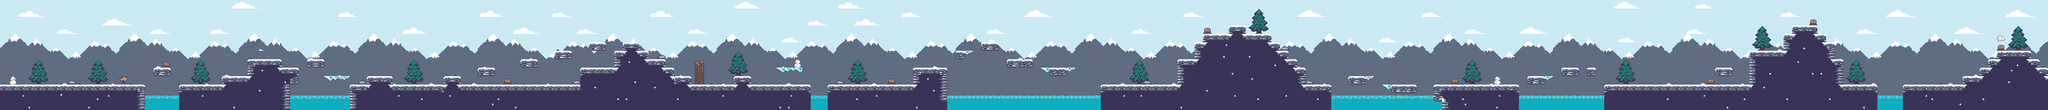

A 2D game scene composited from a Tiled map and its tileset images. What follows is a short description and the map's XML, with each tile layer's data collapsed to a summary:
An orthogonal 240x13 tile map with 16x16 px tiles, 6 tile layers (Background, Clouds, Mountains, Trees, ...), 10 tilesets and 89 objects.

<map version="1.10" tiledversion="1.10.2" orientation="orthogonal" renderorder="right-down" width="240" height="13" tilewidth="16" tileheight="16" infinite="0" nextlayerid="17" nextobjectid="275">
 <tileset firstgid="1" source="clouds.tsx" />
 <tileset firstgid="129" source="mountains.tsx" />
 <tileset firstgid="227" source="tileset_snow.tsx" />
 <tileset firstgid="293" source="CAE8F3_800x.tsx" />
 <tileset firstgid="548" source="water_a_8frames.tsx" />
 <tileset firstgid="580" source="tree_b.tsx" />
 <tileset firstgid="592" source="Decos.tsx" />
 <tileset firstgid="604" source="Items.tsx" />
 <tileset firstgid="609" name="clouds" tilewidth="16" tileheight="16" tilecount="12" columns="4">
  <image source="Rocky Roads/Deco/clouds.png" width="64" height="48" />
 </tileset>
 <tileset firstgid="621" source="goal.tsx" />
 <layer id="6" name="Background" width="240" height="13">
  <data>[3120 cells, 3120 non-empty, 87 distinct tile ids]</data>
 </layer>
 <layer id="7" name="Clouds" width="240" height="13">
  <data>[3120 cells, 285 non-empty, 18 distinct tile ids]</data>
 </layer>
 <layer id="2" name="Mountains" width="240" height="13">
  <data>[3120 cells, 2371 non-empty, 98 distinct tile ids]</data>
 </layer>
 <layer id="10" name="Trees" width="240" height="13">
  <data>[3120 cells, 197 non-empty, 29 distinct tile ids]</data>
 </layer>
 <layer id="12" name="Graphics" width="240" height="13">
  <data>[3120 cells, 965 non-empty, 37 distinct tile ids]</data>
 </layer>
 <layer id="11" name="Spikes" width="240" height="13">
  <data>[3120 cells, 1 non-empty, 1 distinct tile ids]</data>
 </layer>
 <objectgroup id="4" name="Ground">
  <object id="81" x="3216.17" y="127.307" width="32.7273" height="16.658" />
  <object id="179" x="0" y="160" width="272" height="48" />
  <object id="180" x="288" y="128" width="32" height="16" />
  <object id="181" x="336" y="160" width="208" height="48" />
  <object id="182" x="416" y="144" width="128" height="16" />
  <object id="183" x="464" y="112" width="64" height="32" />
  <object id="185" x="528" y="128" width="32" height="16" />
  <object id="186" x="544" y="144" width="16" height="16" />
  <object id="187" x="576" y="112" width="32" height="16" />
  <object id="190" x="656" y="160" width="416" height="48" />
  <object id="191" x="688" y="144" width="48" height="16" />
  <object id="192" x="832" y="144" width="32" height="16" />
  <object id="193" x="896" y="128" width="32" height="16" />
  <object id="195" x="976" y="112" width="32" height="16" />
  <object id="196" x="1040" y="96" width="32" height="16" />
  <object id="198" x="1072" y="160" width="448" height="48" />
  <object id="199" x="1088" y="128" width="176" height="32" />
  <object id="200" x="1152" y="96" width="64" height="32" />
  <object id="201" x="1216" y="112" width="32" height="16" />
  <object id="202" x="1104" y="80" width="32" height="16" />
  <object id="203" x="1168" y="80" width="32" height="16" />
  <object id="204" x="1264" y="144" width="32" height="16" />
  <object id="205" x="1376" y="144" width="32" height="16" />
  <object id="207" x="1552" y="160" width="224" height="48" />
  <object id="208" x="1712" y="128" width="64" height="32" />
  <object id="210" x="1840" y="80" width="32" height="16" />
  <object id="211" x="1888" y="112" width="48" height="16" />
  <object id="213" x="2064" y="160" width="432" height="48" />
  <object id="214" x="2208" y="112" width="224" height="48" />
  <object id="215" x="2432" y="128" width="16" height="32" />
  <object id="216" x="2240" y="80" width="160" height="32" />
  <object id="217" x="2400" y="96" width="16" height="16" />
  <object id="218" x="2256" y="64" width="128" height="16" />
  <object id="219" x="2304" y="48" width="32" height="16" />
  <object id="225" x="2704" y="160" width="144" height="48" />
  <object id="226" x="2928" y="128" width="31.5" height="16" />
  <object id="227" x="2976" y="128" width="16" height="16" />
  <object id="229" x="3008" y="160" width="512" height="48" />
  <object id="230" x="3280" y="96" width="160" height="64" />
  <object id="231" x="3344" y="64" width="80" height="32" />
  <object id="232" x="3424" y="80" width="16" height="16" />
  <object id="233" x="3360" y="48" width="48" height="16" />
  <object id="234" x="3440" y="112" width="16" height="48" />
  <object id="235" x="3568" y="160" width="272" height="48" />
  <object id="236" x="3680" y="144" width="160" height="16" />
  <object id="237" x="3712" y="128" width="128" height="16" />
  <object id="238" x="3728" y="112" width="96" height="16" />
  <object id="239" x="3744" y="96" width="64" height="16" />
  <object id="267" x="1792" y="96" width="16" height="16" />
  <object id="269" x="1968" y="128" width="32" height="16" />
  <object id="270" x="2528" y="144" width="32" height="16" />
  <object id="271" x="2608" y="160" width="47.5" height="16" />
  <object id="273" x="2864" y="144" width="32" height="16" />
  <object id="274" x="2688" y="160" width="16" height="32" />
 </objectgroup>
 <objectgroup id="13" name="Walls">
  <object id="157" x="416" y="144" width="16" height="16" />
  <object id="162" x="832" y="144" width="16" height="16" />
  <object id="163" x="1088" y="128" width="16" height="32" />
  <object id="167" x="1376" y="144" width="16" height="16" />
  <object id="169" x="1552" y="160" width="16" height="48" />
  <object id="171" x="1712" y="128" width="16" height="32" />
  <object id="172" x="2208" y="112" width="16" height="48" />
  <object id="174" x="3280" y="96" width="16" height="64" />
  <object id="175" x="3344" y="64" width="16" height="32" />
  <object id="240" x="3680" y="144" width="16" height="16" />
  <object id="241" x="3712" y="128" width="16" height="16" />
  <object id="242" x="3728" y="112" width="16" height="16" />
  <object id="243" x="3568" y="160" width="16" height="48" />
  <object id="244" x="3744" y="96" width="16" height="16" />
  <object id="245" x="3360" y="48" width="16" height="16" />
  <object id="246" x="2687.75" y="160" width="16" height="32.25" />
  <object id="247" x="3008" y="160" width="16" height="48" />
  <object id="248" x="2240" y="80" width="16" height="32" />
  <object id="249" x="2256" y="64" width="16" height="16" />
  <object id="250" x="2304" y="48" width="16" height="16" />
  <object id="251" x="2064" y="160" width="16" height="48" />
  <object id="252" x="1303.36" y="111.455" width="16" height="48" />
  <object id="253" x="1152" y="96" width="16" height="32" />
  <object id="254" x="1168" y="80" width="16" height="16" />
  <object id="255" x="688" y="144" width="16" height="16" />
  <object id="266" x="464" y="112" width="16" height="32" />
 </objectgroup>
 <objectgroup id="14" name="Bricks">
  <object id="258" x="608" y="144" width="48" height="16" />
  <object id="259" x="1456" y="128" width="48" height="16" />
  <object id="260" x="1999.82" y="128" width="16.1818" height="16" />
  <object id="261" x="1807.82" y="96" width="16.1818" height="16" />
  <object id="262" x="2560.55" y="144" width="15.4545" height="16" />
  <object id="263" x="2592" y="160" width="16.3636" height="16" />
  <object id="265" x="2895.82" y="144" width="16.1818" height="16" />
  <object id="268" x="1952" y="128" width="16" height="16" />
 </objectgroup>
 <objectgroup id="15" name="Goal">
  <object id="176" x="3744" y="0" width="16" height="96" />
 </objectgroup>
 <objectgroup id="16" name="Obstacles" />
</map>
